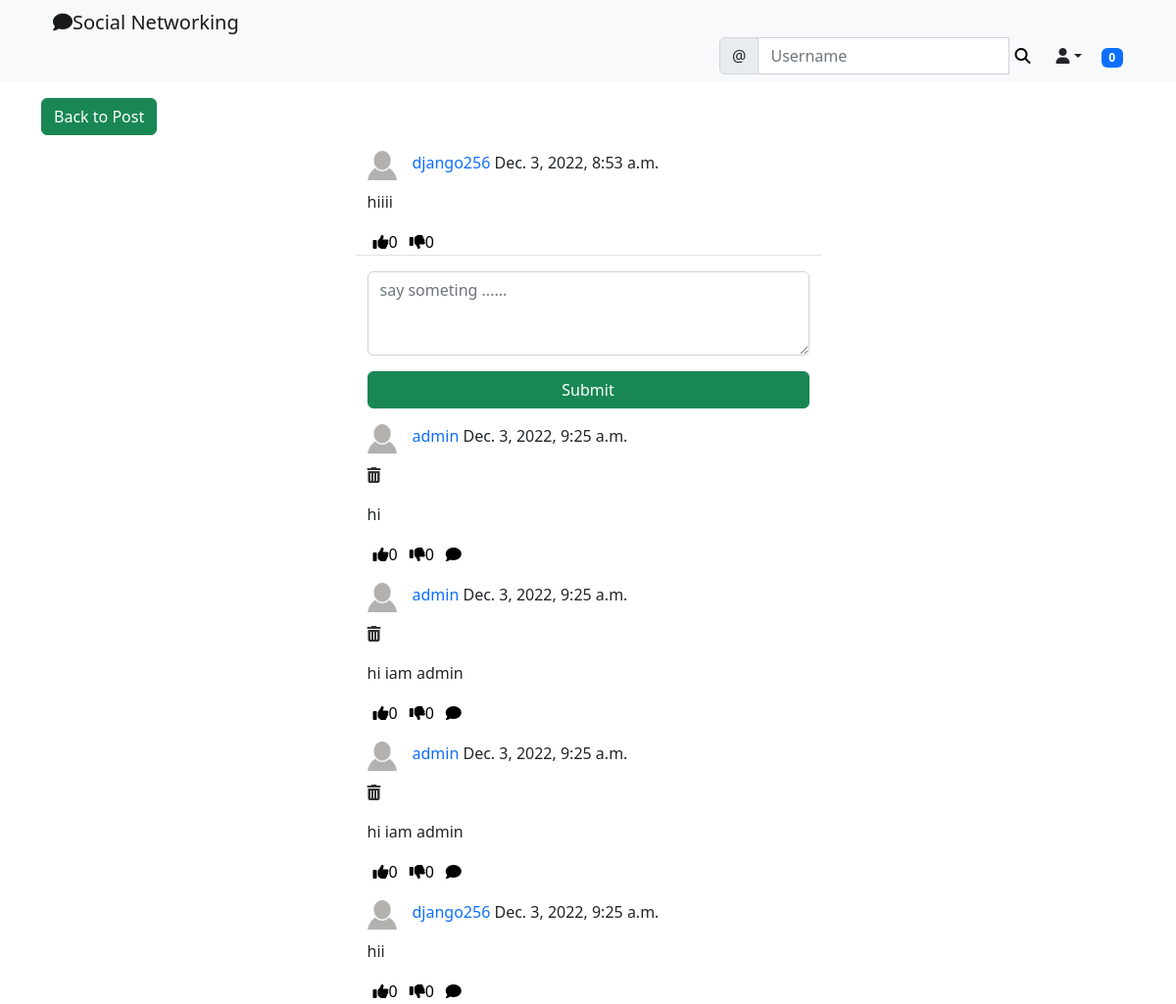
The page /social/post/4 (signed in) on the database its author committed.
### social_appe/models.py (models this page shows)
class Post(models.Model):
    body=models.TextField()
    image=models.ImageField(upload_to='upload/post_pictures',blank=True,null=True)
    created_on=models.DateTimeField(default=timezone.now())
    author=models.ForeignKey(User,on_delete=models.CASCADE)
    likes=models.ManyToManyField(User,blank=True,related_name='likes')
    dislikes=models.ManyToManyField(User,blank=True,related_name='dislikes')

class UserProfile(models.Model):
    user=models.OneToOneField(User,primary_key=True,verbose_name='user',related_name='profile',on_delete=models.CASCADE)
    name=models.CharField(max_length=30,blank=True,null=True)
    bio=models.TextField(max_length=500,blank=True,null=True)
    birth_date=models.DateField(null=True,blank=True)
    location=models.CharField(max_length=100,null=True,blank=True)
    picture=models.ImageField(upload_to='upload/profile_pictures',default='uploads/profile_pictures/default.png')
    followers=models.ManyToManyField(User,related_name='followers',blank=True)

class Comment(models.Model):
    comment=models.TextField()
    created_on=models.DateTimeField(default=timezone.now())
    author=models.ForeignKey(User,on_delete=models.CASCADE)
    post=models.ForeignKey(Post,on_delete=models.CASCADE)
    likes = models.ManyToManyField(User, blank=True, related_name='comment_likes')
    dislikes = models.ManyToManyField(User, blank=True, related_name='comment_dislikes')
    parent=models.ForeignKey('self',on_delete=models.CASCADE,blank=True,null=True,related_name='+')
    @property
    def children(self):
        return Comment.objects.filter(parent=self).order_by('-created_on').all()
    @property
    def is_parent(self):
        if self.parent is None:
            return True
        return False

### social_appe/views.py (the view, shortened to what this page needs)
# urls.py: path('post/<int:pk>',PostDetailView.as_view(),name="post_details"),
class PostDetailView(LoginRequiredMixin,View):
    def get(self,request,pk,*args,**kwargs):
        post=Post.objects.get(pk=pk)
        form=CommentForm()
        comments = Comment.objects.filter(post=post).order_by('-created_on')
        content={
            'post':post,
            'form':form,
            'comments': comments
        }
        return render(request,'social_appe/post_details.html',content)

### social_appe/forms.py
class CommentForm(forms.ModelForm):
    comment=forms.CharField(
        label="",
        widget=forms.Textarea(
            attrs={
                'rows':3,
                'placeholder':'say someting ......',
                'class':'form-control'
            }
        )
    )
    class Meta:
        model = Comment
        fields = ['comment']

### landing/templatetags/custom_tags.py (called while the page is built)
@register.inclusion_tag('social_appe/show_notifications.html', takes_context=True)
def show_notifications(context):
	request_user = context['request'].user
	notifications = Notification.objects.filter(to_user=request_user).exclude(user_has_seen=True).order_by('-date')
	return {'notifications': notifications}

### social_appe/templates/social_appe/post_details.html (shortened to what this page needs)
{% extends 'landing/base.html' %}
{% load crispy_forms_tags %}
{% block content %}
    <div class="container">
    <div class="row  mt-3">
        <div class="col-md-5 col-sm-12 ">
            <a href="{% url 'post_list' %}" class="btn btn-success">Back to Post</a>
        </div>
    </div>
    <div class="row justify-content-center mt-3">
        <div class="col-md-5 col-sm-12 border-bottom">
             <div>
                <a href="{% url 'profile' post.author.profile.pk %}">
                    <img src="{{ post.author.profile.picture.url }}" class="round-circle post_img" height="30" width="30" />
                </a>
                <p class="post-test">
                    <a style="text-decoration: none" class="text-primary" href="{% url 'profile' post.author.profile.pk %}">
                        {{ post.author }}</a> {{ post.created_on }}
                </p>
            </div>
            <p>{{ post.body }}</p>
        <div class="d-flex flex-row">
                <form method="post" action="{% url 'like' post.pk %}" >
                    <button class="remove_default_btn" type="submit">
                        <i class="fa fa-thumbs-up mr-1"></i><span>{{ post.likes.all.count }}</span>
                    </button>
                </form>
                <form method="post" action="{% url 'dislike' post.pk %}" >
                    <button class="remove_default_btn" type="submit">
                        <i class="fa fa-thumbs-down mr-1"></i><span>{{ post.dislikes.all.count }}</span>
                    </button>
                </form>
            </div>
        </div>
    </div>
    <div class="row justify-content-center mt-3">
        <div class="col-md-5 col-sm-12 ">
           <form method="post">
               {{ form | crispy }}
            <div class="d-grid gap-2">
                <button class="btn btn-success mt-3">Submit</button>
            </div>
           </form>
        </div>
    </div>
        {% for comment in comments %}
            {% if comment.is_parent %}
        <div class="row justify-content-center mt-3">
            <div class="col-md-5 col-sm-12 ">
             <div>
                <a href="{% url 'profile' comment.author.profile.pk %}">
                    <img src="{{ comment.author.profile.picture.url }}" class="round-circle post_img" height="30" width="30" />
                </a>
                <p class="post-test">
                    <a style="text-decoration: none" class="text-primary" href="{% url 'profile' comment.author.profile.pk %}">
                        {{ comment.author }}</a> {{ comment.created_on }}
                </p>
            </div>
                <p>
                    {% if request.user == comment.author %}
                        <a href="{% url 'comment_delete' post.pk comment.pk %}" style="color: #333333"><i class=" fa fa-trash"></i></a>
                    {% endif %}
                </p>
                <p>{{ comment.comment }}</p>
                <div class="d-flex flex-row">
                    <form method="post" action="{% url 'comment_like' post.pk comment.pk %}" >
                        <button class="remove_default_btn" type="submit">
                            <i class="fa fa-thumbs-up mr-1"></i><span>{{ comment.likes.all.count }}</span>
                        </button>
                    </form>
                    <form method="post" action="{% url 'comment_dislike' post.pk comment.pk %}" >
                        <button class="remove_default_btn" type="submit">
                            <i class="fa fa-thumbs-down mr-1"></i><span>{{ comment.dislikes.all.count }}</span>
                        </button>
                    </form>
                    <div>
                        <button class="remove_default_btn"><i class="fa fa-comment" onclick="CommentReplayToggle('{{ comment.pk }}')"></i> </button>
                    </div>
                </div>
            </div>
        </div>
            {% endif %}
    {% endfor %}
    </div>
{% endblock content %}

### static/css/styles.css (style rules this page uses)
.remove_default_btn { border: none; box-shadow: none; background-color: transparent; }
.post_img { float: left; margin-right: 1rem; }

### rows shown on the page
Post: author.profile.picture (placeholder picture), author "django256", created_on "Dec. 3, 2022, 8:53 a.m.", body "hiiii", likes.all.count "0", dislikes.all.count "0"
Comment: author.profile.picture (placeholder picture), author "admin", created_on "Dec. 3, 2022, 9:25 a.m.", comment "hi", likes.all.count "0", dislikes.all.count "0"
Comment: author.profile.picture (placeholder picture), author "admin", created_on "Dec. 3, 2022, 9:25 a.m.", comment "hi iam admin", likes.all.count "0", dislikes.all.count "0"
Comment: author.profile.picture (placeholder picture), author "admin", created_on "Dec. 3, 2022, 9:25 a.m.", comment "hi iam admin", likes.all.count "0", dislikes.all.count "0"
Comment: author.profile.picture (placeholder picture), author "django256", created_on "Dec. 3, 2022, 9:25 a.m.", comment "hii", likes.all.count "0", dislikes.all.count "0"

### other values the page prints
{{ notifications.count }} "0"
